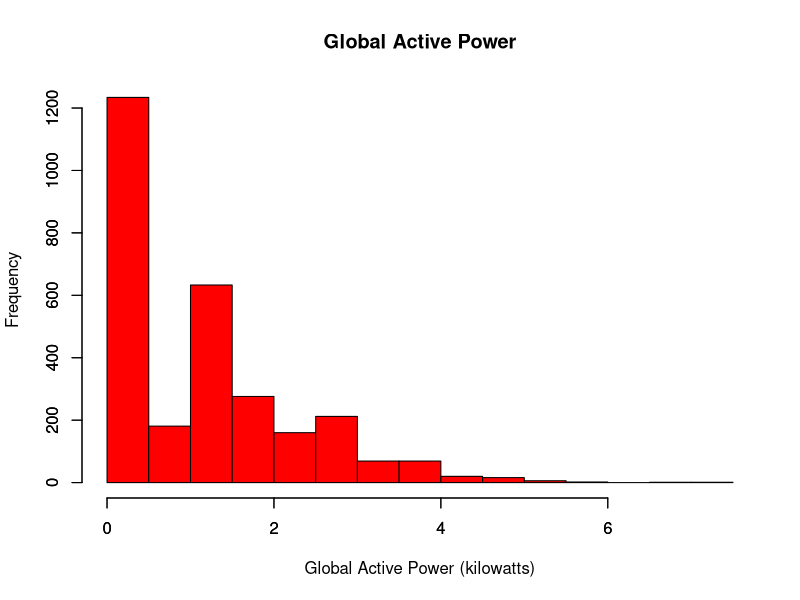

Reproduce this figure in R.
png(filename = "plot1.png",width = 480, height = 480, units = "px")
dt <- read.csv("household_power_consumption.txt",sep=";")
dt <- dt[dt$Date %in% c('2/2/2007','1/2/2007'),]
hist(dt$Global_active_power, xlab="Global Active Power (kilowatts)", ylab="Frequency", col="red", main="Global Active Power", breaks=15)
axis(2, at=c(0,200,400,600,800,1000,1200))
axis(1, at=c(0,2,4,6))
dev.off()